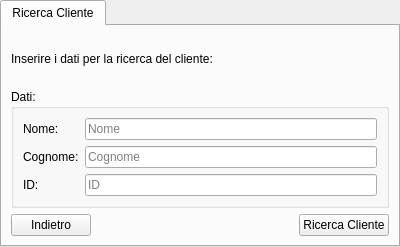
<?xml version="1.0" encoding="UTF-8"?>
<ui version="4.0">
 <class>tabwidgetRicercaCliente</class>
 <widget class="QTabWidget" name="tabwidgetRicercaCliente">
  <property name="geometry">
   <rect>
    <x>0</x>
    <y>0</y>
    <width>400</width>
    <height>247</height>
   </rect>
  </property>
  <property name="windowTitle">
   <string>Struttura Alberghiera</string>
  </property>
  <widget class="QWidget" name="tab">
   <attribute name="title">
    <string>Ricerca Cliente</string>
   </attribute>
   <layout class="QGridLayout" name="gridLayout">
    <item row="3" column="1">
     <spacer name="horizontalSpacer">
      <property name="orientation">
       <enum>Qt::Horizontal</enum>
      </property>
      <property name="sizeHint" stdset="0">
       <size>
        <width>40</width>
        <height>20</height>
       </size>
      </property>
     </spacer>
    </item>
    <item row="3" column="2">
     <widget class="QPushButton" name="btnRicercaCliente">
      <property name="text">
       <string>Ricerca Cliente</string>
      </property>
     </widget>
    </item>
    <item row="3" column="0">
     <widget class="QPushButton" name="btnIndietro">
      <property name="text">
       <string>Indietro</string>
      </property>
     </widget>
    </item>
    <item row="2" column="0" colspan="3">
     <widget class="QGroupBox" name="groupboxSchedaDatiCliente">
      <property name="title">
       <string>Dati:</string>
      </property>
      <layout class="QGridLayout" name="gridLayout_2">
       <item row="2" column="0">
        <widget class="QLabel" name="labelCognome">
         <property name="text">
          <string>Cognome:</string>
         </property>
        </widget>
       </item>
       <item row="4" column="0">
        <widget class="QLabel" name="labelID">
         <property name="text">
          <string>ID:</string>
         </property>
        </widget>
       </item>
       <item row="0" column="0">
        <widget class="QLabel" name="labelNome">
         <property name="text">
          <string>Nome:</string>
         </property>
        </widget>
       </item>
       <item row="0" column="1">
        <widget class="QLineEdit" name="lineeditNome">
         <property name="text">
          <string/>
         </property>
         <property name="placeholderText">
          <string>Nome</string>
         </property>
        </widget>
       </item>
       <item row="2" column="1">
        <widget class="QLineEdit" name="lineeditCognome">
         <property name="text">
          <string/>
         </property>
         <property name="placeholderText">
          <string>Cognome</string>
         </property>
        </widget>
       </item>
       <item row="4" column="1">
        <widget class="QLineEdit" name="lineeditID">
         <property name="text">
          <string/>
         </property>
         <property name="placeholderText">
          <string>ID</string>
         </property>
        </widget>
       </item>
      </layout>
     </widget>
    </item>
    <item row="1" column="0" colspan="3">
     <widget class="QLabel" name="labelInserireDatiPersonali">
      <property name="text">
       <string>Inserire i dati per la ricerca del cliente:</string>
      </property>
     </widget>
    </item>
   </layout>
  </widget>
 </widget>
 <resources/>
 <connections/>
</ui>
